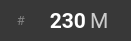
     <widget class="QFrame" name="frame_7">
      <property name="geometry">
       <rect>
        <x>20</x>
        <y>750</y>
        <width>131</width>
        <height>41</height>
       </rect>
      </property>
      <property name="minimumSize">
       <size>
        <width>131</width>
        <height>41</height>
       </size>
      </property>
      <property name="maximumSize">
       <size>
        <width>131</width>
        <height>41</height>
       </size>
      </property>
      <property name="styleSheet">
       <string notr="true">background-color: #383838;
border-radius: 20px;</string>
      </property>
      <property name="frameShape">
       <enum>QFrame::StyledPanel</enum>
      </property>
      <property name="frameShadow">
       <enum>QFrame::Raised</enum>
      </property>
      <widget class="QLabel" name="stat_altitude">
       <property name="geometry">
        <rect>
         <x>35</x>
         <y>0</y>
         <width>51</width>
         <height>41</height>
        </rect>
       </property>
       <property name="minimumSize">
        <size>
         <width>51</width>
         <height>41</height>
        </size>
       </property>
       <property name="maximumSize">
        <size>
         <width>51</width>
         <height>41</height>
        </size>
       </property>
       <property name="palette">
        <palette>
         <active>
          <colorrole role="WindowText">
           <brush brushstyle="SolidPattern">
            <color alpha="255">
             <red>255</red>
             <green>255</green>
             <blue>255</blue>
            </color>
           </brush>
          </colorrole>
          <colorrole role="Button">
           <brush brushstyle="SolidPattern">
            <color alpha="255">
             <red>56</red>
             <green>56</green>
             <blue>56</blue>
            </color>
           </brush>
          </colorrole>
          <colorrole role="Text">
           <brush brushstyle="SolidPattern">
            <color alpha="255">
             <red>255</red>
             <green>255</green>
             <blue>255</blue>
            </color>
           </brush>
          </colorrole>
          <colorrole role="ButtonText">
           <brush brushstyle="SolidPattern">
            <color alpha="255">
             <red>255</red>
             <green>255</green>
             <blue>255</blue>
            </color>
           </brush>
          </colorrole>
          <colorrole role="Base">
           <brush brushstyle="SolidPattern">
            <color alpha="255">
             <red>56</red>
             <green>56</green>
             <blue>56</blue>
            </color>
           </brush>
          </colorrole>
          <colorrole role="Window">
           <brush brushstyle="SolidPattern">
            <color alpha="255">
             <red>56</red>
             <green>56</green>
             <blue>56</blue>
            </color>
           </brush>
          </colorrole>
         </active>
         <inactive>
          <colorrole role="WindowText">
           <brush brushstyle="SolidPattern">
            <color alpha="255">
             <red>255</red>
             <green>255</green>
             <blue>255</blue>
            </color>
           </brush>
          </colorrole>
          <colorrole role="Button">
           <brush brushstyle="SolidPattern">
            <color alpha="255">
             <red>56</red>
             <green>56</green>
             <blue>56</blue>
            </color>
           </brush>
          </colorrole>
          <colorrole role="Text">
           <brush brushstyle="SolidPattern">
            <color alpha="255">
             <red>255</red>
             <green>255</green>
             <blue>255</blue>
            </color>
           </brush>
          </colorrole>
          <colorrole role="ButtonText">
           <brush brushstyle="SolidPattern">
            <color alpha="255">
             <red>255</red>
             <green>255</green>
             <blue>255</blue>
            </color>
           </brush>
          </colorrole>
          <colorrole role="Base">
           <brush brushstyle="SolidPattern">
            <color alpha="255">
             <red>56</red>
             <green>56</green>
             <blue>56</blue>
            </color>
           </brush>
          </colorrole>
          <colorrole role="Window">
           <brush brushstyle="SolidPattern">
            <color alpha="255">
             <red>56</red>
             <green>56</green>
             <blue>56</blue>
            </color>
           </brush>
          </colorrole>
         </inactive>
         <disabled>
          <colorrole role="WindowText">
           <brush brushstyle="SolidPattern">
            <color alpha="255">
             <red>255</red>
             <green>255</green>
             <blue>255</blue>
            </color>
           </brush>
          </colorrole>
          <colorrole role="Button">
           <brush brushstyle="SolidPattern">
            <color alpha="255">
             <red>56</red>
             <green>56</green>
             <blue>56</blue>
            </color>
           </brush>
          </colorrole>
          <colorrole role="Text">
           <brush brushstyle="SolidPattern">
            <color alpha="255">
             <red>255</red>
             <green>255</green>
             <blue>255</blue>
            </color>
           </brush>
          </colorrole>
          <colorrole role="ButtonText">
           <brush brushstyle="SolidPattern">
            <color alpha="255">
             <red>255</red>
             <green>255</green>
             <blue>255</blue>
            </color>
           </brush>
          </colorrole>
          <colorrole role="Base">
           <brush brushstyle="SolidPattern">
            <color alpha="255">
             <red>56</red>
             <green>56</green>
             <blue>56</blue>
            </color>
           </brush>
          </colorrole>
          <colorrole role="Window">
           <brush brushstyle="SolidPattern">
            <color alpha="255">
             <red>56</red>
             <green>56</green>
             <blue>56</blue>
            </color>
           </brush>
          </colorrole>
         </disabled>
        </palette>
       </property>
       <property name="font">
        <font>
         <family>Roboto</family>
         <pointsize>16</pointsize>
         <weight>75</weight>
         <bold>true</bold>
        </font>
       </property>
       <property name="styleSheet">
        <string notr="true">color: rgb(255, 255, 255);</string>
       </property>
       <property name="text">
        <string>230</string>
       </property>
       <property name="alignment">
        <set>Qt::AlignRight|Qt::AlignTrailing|Qt::AlignVCenter</set>
       </property>
      </widget>
      <widget class="QLabel" name="stat_altitude_icon">
       <property name="geometry">
        <rect>
         <x>10</x>
         <y>0</y>
         <width>25</width>
         <height>41</height>
        </rect>
       </property>
       <property name="minimumSize">
        <size>
         <width>25</width>
         <height>41</height>
        </size>
       </property>
       <property name="maximumSize">
        <size>
         <width>25</width>
         <height>41</height>
        </size>
       </property>
       <property name="palette">
        <palette>
         <active>
          <colorrole role="WindowText">
           <brush brushstyle="SolidPattern">
            <color alpha="255">
             <red>130</red>
             <green>130</green>
             <blue>130</blue>
            </color>
           </brush>
          </colorrole>
          <colorrole role="Button">
           <brush brushstyle="SolidPattern">
            <color alpha="0">
             <red>0</red>
             <green>0</green>
             <blue>0</blue>
            </color>
           </brush>
          </colorrole>
          <colorrole role="Text">
           <brush brushstyle="SolidPattern">
            <color alpha="255">
             <red>130</red>
             <green>130</green>
             <blue>130</blue>
            </color>
           </brush>
          </colorrole>
          <colorrole role="ButtonText">
           <brush brushstyle="SolidPattern">
            <color alpha="255">
             <red>130</red>
             <green>130</green>
             <blue>130</blue>
            </color>
           </brush>
          </colorrole>
          <colorrole role="Base">
           <brush brushstyle="SolidPattern">
            <color alpha="0">
             <red>0</red>
             <green>0</green>
             <blue>0</blue>
            </color>
           </brush>
          </colorrole>
          <colorrole role="Window">
           <brush brushstyle="SolidPattern">
            <color alpha="0">
             <red>0</red>
             <green>0</green>
             <blue>0</blue>
            </color>
           </brush>
          </colorrole>
         </active>
         <inactive>
          <colorrole role="WindowText">
           <brush brushstyle="SolidPattern">
            <color alpha="255">
             <red>130</red>
             <green>130</green>
             <blue>130</blue>
            </color>
           </brush>
          </colorrole>
          <colorrole role="Button">
           <brush brushstyle="SolidPattern">
            <color alpha="0">
             <red>0</red>
             <green>0</green>
             <blue>0</blue>
            </color>
           </brush>
          </colorrole>
          <colorrole role="Text">
           <brush brushstyle="SolidPattern">
            <color alpha="255">
             <red>130</red>
             <green>130</green>
             <blue>130</blue>
            </color>
           </brush>
          </colorrole>
          <colorrole role="ButtonText">
           <brush brushstyle="SolidPattern">
            <color alpha="255">
             <red>130</red>
             <green>130</green>
             <blue>130</blue>
            </color>
           </brush>
          </colorrole>
          <colorrole role="Base">
           <brush brushstyle="SolidPattern">
            <color alpha="0">
             <red>0</red>
             <green>0</green>
             <blue>0</blue>
            </color>
           </brush>
          </colorrole>
          <colorrole role="Window">
           <brush brushstyle="SolidPattern">
            <color alpha="0">
             <red>0</red>
             <green>0</green>
             <blue>0</blue>
            </color>
           </brush>
          </colorrole>
         </inactive>
         <disabled>
          <colorrole role="WindowText">
           <brush brushstyle="SolidPattern">
            <color alpha="255">
             <red>130</red>
             <green>130</green>
             <blue>130</blue>
            </color>
           </brush>
          </colorrole>
          <colorrole role="Button">
           <brush brushstyle="SolidPattern">
            <color alpha="0">
             <red>0</red>
             <green>0</green>
             <blue>0</blue>
            </color>
           </brush>
          </colorrole>
          <colorrole role="Text">
           <brush brushstyle="SolidPattern">
            <color alpha="255">
             <red>130</red>
             <green>130</green>
             <blue>130</blue>
            </color>
           </brush>
          </colorrole>
          <colorrole role="ButtonText">
           <brush brushstyle="SolidPattern">
            <color alpha="255">
             <red>130</red>
             <green>130</green>
             <blue>130</blue>
            </color>
           </brush>
          </colorrole>
          <colorrole role="Base">
           <brush brushstyle="SolidPattern">
            <color alpha="0">
             <red>0</red>
             <green>0</green>
             <blue>0</blue>
            </color>
           </brush>
          </colorrole>
          <colorrole role="Window">
           <brush brushstyle="SolidPattern">
            <color alpha="0">
             <red>0</red>
             <green>0</green>
             <blue>0</blue>
            </color>
           </brush>
          </colorrole>
         </disabled>
        </palette>
       </property>
       <property name="font">
        <font>
         <family>Roboto</family>
         <pointsize>10</pointsize>
        </font>
       </property>
       <property name="styleSheet">
        <string notr="true">color: rgb(130, 130, 130);
background-color: rgba(0, 0, 0, 0);
</string>
       </property>
       <property name="text">
        <string># </string>
       </property>
       <property name="alignment">
        <set>Qt::AlignCenter</set>
       </property>
      </widget>
      <widget class="QLabel" name="stat_altitude_unit">
       <property name="geometry">
        <rect>
         <x>90</x>
         <y>0</y>
         <width>25</width>
         <height>41</height>
        </rect>
       </property>
       <property name="minimumSize">
        <size>
         <width>25</width>
         <height>41</height>
        </size>
       </property>
       <property name="maximumSize">
        <size>
         <width>25</width>
         <height>41</height>
        </size>
       </property>
       <property name="palette">
        <palette>
         <active>
          <colorrole role="WindowText">
           <brush brushstyle="SolidPattern">
            <color alpha="255">
             <red>204</red>
             <green>204</green>
             <blue>204</blue>
            </color>
           </brush>
          </colorrole>
          <colorrole role="Button">
           <brush brushstyle="SolidPattern">
            <color alpha="255">
             <red>56</red>
             <green>56</green>
             <blue>56</blue>
            </color>
           </brush>
          </colorrole>
          <colorrole role="Text">
           <brush brushstyle="SolidPattern">
            <color alpha="255">
             <red>204</red>
             <green>204</green>
             <blue>204</blue>
            </color>
           </brush>
          </colorrole>
          <colorrole role="ButtonText">
           <brush brushstyle="SolidPattern">
            <color alpha="255">
             <red>204</red>
             <green>204</green>
             <blue>204</blue>
            </color>
           </brush>
          </colorrole>
          <colorrole role="Base">
           <brush brushstyle="SolidPattern">
            <color alpha="255">
             <red>56</red>
             <green>56</green>
             <blue>56</blue>
            </color>
           </brush>
          </colorrole>
          <colorrole role="Window">
           <brush brushstyle="SolidPattern">
            <color alpha="255">
             <red>56</red>
             <green>56</green>
             <blue>56</blue>
            </color>
           </brush>
          </colorrole>
         </active>
         <inactive>
          <colorrole role="WindowText">
           <brush brushstyle="SolidPattern">
            <color alpha="255">
             <red>204</red>
             <green>204</green>
             <blue>204</blue>
            </color>
           </brush>
          </colorrole>
          <colorrole role="Button">
           <brush brushstyle="SolidPattern">
            <color alpha="255">
             <red>56</red>
             <green>56</green>
             <blue>56</blue>
            </color>
           </brush>
          </colorrole>
          <colorrole role="Text">
           <brush brushstyle="SolidPattern">
            <color alpha="255">
             <red>204</red>
             <green>204</green>
             <blue>204</blue>
            </color>
           </brush>
          </colorrole>
          <colorrole role="ButtonText">
           <brush brushstyle="SolidPattern">
            <color alpha="255">
             <red>204</red>
             <green>204</green>
             <blue>204</blue>
            </color>
           </brush>
          </colorrole>
          <colorrole role="Base">
           <brush brushstyle="SolidPattern">
            <color alpha="255">
             <red>56</red>
             <green>56</green>
             <blue>56</blue>
            </color>
           </brush>
          </colorrole>
          <colorrole role="Window">
           <brush brushstyle="SolidPattern">
            <color alpha="255">
             <red>56</red>
             <green>56</green>
             <blue>56</blue>
            </color>
           </brush>
          </colorrole>
         </inactive>
         <disabled>
          <colorrole role="WindowText">
           <brush brushstyle="SolidPattern">
            <color alpha="255">
             <red>204</red>
             <green>204</green>
             <blue>204</blue>
            </color>
           </brush>
          </colorrole>
          <colorrole role="Button">
           <brush brushstyle="SolidPattern">
            <color alpha="255">
             <red>56</red>
             <green>56</green>
             <blue>56</blue>
            </color>
           </brush>
          </colorrole>
          <colorrole role="Text">
           <brush brushstyle="SolidPattern">
            <color alpha="255">
             <red>204</red>
             <green>204</green>
             <blue>204</blue>
            </color>
           </brush>
          </colorrole>
          <colorrole role="ButtonText">
           <brush brushstyle="SolidPattern">
            <color alpha="255">
             <red>204</red>
             <green>204</green>
             <blue>204</blue>
            </color>
           </brush>
          </colorrole>
          <colorrole role="Base">
           <brush brushstyle="SolidPattern">
            <color alpha="255">
             <red>56</red>
             <green>56</green>
             <blue>56</blue>
            </color>
           </brush>
          </colorrole>
          <colorrole role="Window">
           <brush brushstyle="SolidPattern">
            <color alpha="255">
             <red>56</red>
             <green>56</green>
             <blue>56</blue>
            </color>
           </brush>
          </colorrole>
         </disabled>
        </palette>
       </property>
       <property name="font">
        <font>
         <family>Roboto</family>
         <pointsize>16</pointsize>
        </font>
       </property>
       <property name="styleSheet">
        <string notr="true">color: #CCCCCC;</string>
       </property>
       <property name="text">
        <string>М</string>
       </property>
       <property name="alignment">
        <set>Qt::AlignLeading|Qt::AlignLeft|Qt::AlignVCenter</set>
       </property>
      </widget>
     </widget>
